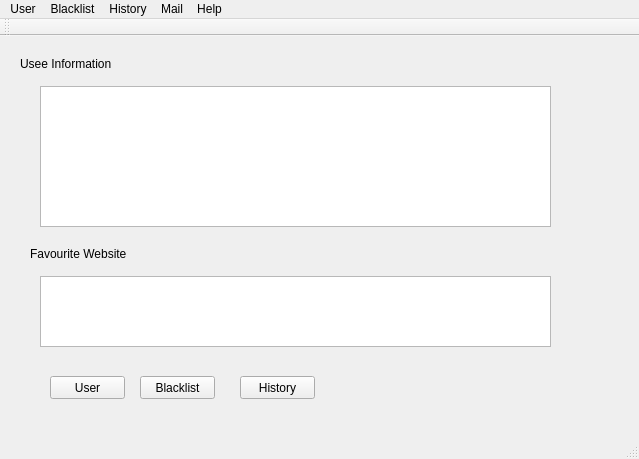
<?xml version="1.0" encoding="UTF-8"?>
<ui version="4.0">
 <class>MainWindow</class>
 <widget class="QMainWindow" name="MainWindow">
  <property name="geometry">
   <rect>
    <x>0</x>
    <y>0</y>
    <width>639</width>
    <height>459</height>
   </rect>
  </property>
  <property name="windowTitle">
   <string>MainWindow</string>
  </property>
  <widget class="QWidget" name="centralWidget">
   <widget class="QLabel" name="label">
    <property name="geometry">
     <rect>
      <x>20</x>
      <y>20</y>
      <width>101</width>
      <height>16</height>
     </rect>
    </property>
    <property name="text">
     <string>Usee Information</string>
    </property>
   </widget>
   <widget class="QTextEdit" name="userInfo">
    <property name="geometry">
     <rect>
      <x>40</x>
      <y>50</y>
      <width>511</width>
      <height>141</height>
     </rect>
    </property>
   </widget>
   <widget class="QLabel" name="label_2">
    <property name="geometry">
     <rect>
      <x>30</x>
      <y>210</y>
      <width>101</width>
      <height>16</height>
     </rect>
    </property>
    <property name="text">
     <string>Favourite Website</string>
    </property>
   </widget>
   <widget class="QTextEdit" name="favorWeb">
    <property name="geometry">
     <rect>
      <x>40</x>
      <y>240</y>
      <width>511</width>
      <height>71</height>
     </rect>
    </property>
   </widget>
   <widget class="QPushButton" name="userButton">
    <property name="geometry">
     <rect>
      <x>50</x>
      <y>340</y>
      <width>75</width>
      <height>23</height>
     </rect>
    </property>
    <property name="text">
     <string>User</string>
    </property>
   </widget>
   <widget class="QPushButton" name="blacklistButton">
    <property name="geometry">
     <rect>
      <x>140</x>
      <y>340</y>
      <width>75</width>
      <height>23</height>
     </rect>
    </property>
    <property name="text">
     <string>Blacklist</string>
    </property>
   </widget>
   <widget class="QPushButton" name="historyButton">
    <property name="geometry">
     <rect>
      <x>240</x>
      <y>340</y>
      <width>75</width>
      <height>23</height>
     </rect>
    </property>
    <property name="text">
     <string>History</string>
    </property>
   </widget>
  </widget>
  <widget class="QMenuBar" name="menuBar">
   <property name="geometry">
    <rect>
     <x>0</x>
     <y>0</y>
     <width>639</width>
     <height>21</height>
    </rect>
   </property>
   <widget class="QMenu" name="menuUser">
    <property name="title">
     <string>User</string>
    </property>
   </widget>
   <widget class="QMenu" name="menuBlacklist">
    <property name="title">
     <string>Blacklist</string>
    </property>
   </widget>
   <widget class="QMenu" name="menuHistory">
    <property name="title">
     <string>History</string>
    </property>
   </widget>
   <widget class="QMenu" name="menuMail">
    <property name="title">
     <string>Mail</string>
    </property>
   </widget>
   <widget class="QMenu" name="menuHelp">
    <property name="title">
     <string>Help</string>
    </property>
   </widget>
   <addaction name="menuUser"/>
   <addaction name="menuBlacklist"/>
   <addaction name="menuHistory"/>
   <addaction name="menuMail"/>
   <addaction name="menuHelp"/>
  </widget>
  <widget class="QToolBar" name="mainToolBar">
   <attribute name="toolBarArea">
    <enum>TopToolBarArea</enum>
   </attribute>
   <attribute name="toolBarBreak">
    <bool>false</bool>
   </attribute>
  </widget>
  <widget class="QStatusBar" name="statusBar"/>
 </widget>
 <layoutdefault spacing="6" margin="11"/>
 <resources/>
 <connections/>
</ui>
